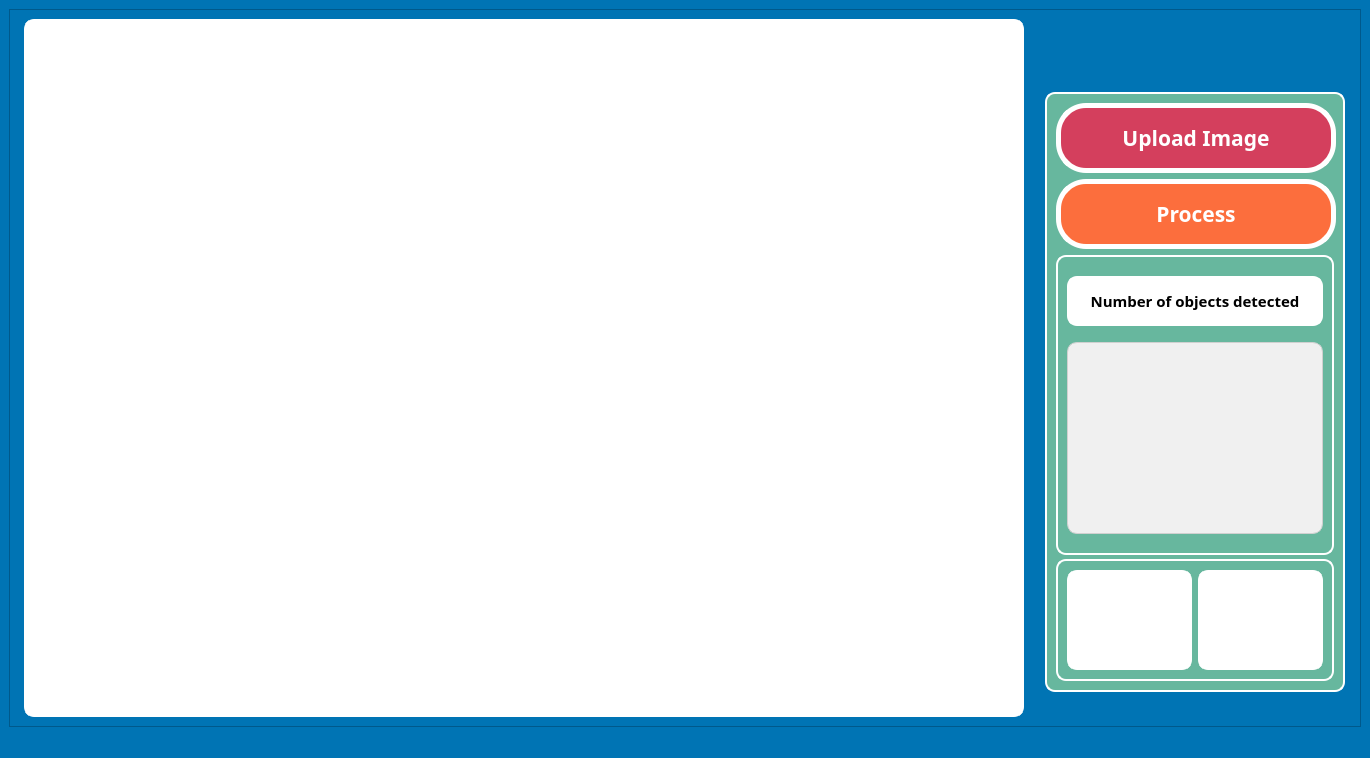
<?xml version="1.0" encoding="UTF-8"?>
<ui version="4.0">
 <class>MainWindow</class>
 <widget class="QMainWindow" name="MainWindow">
  <property name="geometry">
   <rect>
    <x>0</x>
    <y>0</y>
    <width>1370</width>
    <height>756</height>
   </rect>
  </property>
  <property name="windowTitle">
   <string>MainWindow</string>
  </property>
  <property name="styleSheet">
   <string notr="true">background-color: #0074b4;</string>
  </property>
  <widget class="QWidget" name="centralwidget">
   <layout class="QHBoxLayout" name="horizontalLayout_4">
    <item>
     <widget class="QFrame" name="frame_5">
      <property name="frameShape">
       <enum>QFrame::StyledPanel</enum>
      </property>
      <property name="frameShadow">
       <enum>QFrame::Raised</enum>
      </property>
      <layout class="QHBoxLayout" name="horizontalLayout">
       <item>
        <widget class="QFrame" name="frame">
         <property name="minimumSize">
          <size>
           <width>1000</width>
           <height>698</height>
          </size>
         </property>
         <property name="maximumSize">
          <size>
           <width>698</width>
           <height>698</height>
          </size>
         </property>
         <property name="styleSheet">
          <string notr="true">background-color: #ffffff;
border:5px solid #fff;
border-radius:10px;</string>
         </property>
         <property name="frameShape">
          <enum>QFrame::StyledPanel</enum>
         </property>
         <property name="frameShadow">
          <enum>QFrame::Raised</enum>
         </property>
         <layout class="QHBoxLayout" name="horizontalLayout_3">
          <item>
           <widget class="QLabel" name="image">
            <property name="text">
             <string/>
            </property>
           </widget>
          </item>
         </layout>
        </widget>
       </item>
       <item>
        <spacer name="horizontalSpacer">
         <property name="orientation">
          <enum>Qt::Horizontal</enum>
         </property>
         <property name="sizeType">
          <enum>QSizePolicy::Fixed</enum>
         </property>
         <property name="sizeHint" stdset="0">
          <size>
           <width>10</width>
           <height>20</height>
          </size>
         </property>
        </spacer>
       </item>
       <item>
        <widget class="QFrame" name="frame_2">
         <property name="minimumSize">
          <size>
           <width>300</width>
           <height>600</height>
          </size>
         </property>
         <property name="maximumSize">
          <size>
           <width>250</width>
           <height>551</height>
          </size>
         </property>
         <property name="styleSheet">
          <string notr="true">background-color: rgb(103, 183, 158);
border:2px solid #fff;
border-radius:10px;</string>
         </property>
         <property name="frameShape">
          <enum>QFrame::StyledPanel</enum>
         </property>
         <property name="frameShadow">
          <enum>QFrame::Raised</enum>
         </property>
         <layout class="QVBoxLayout" name="verticalLayout">
          <item>
           <widget class="QPushButton" name="bt_upload">
            <property name="minimumSize">
             <size>
              <width>280</width>
              <height>70</height>
             </size>
            </property>
            <property name="maximumSize">
             <size>
              <width>280</width>
              <height>70</height>
             </size>
            </property>
            <property name="font">
             <font>
              <family>Rockwell Extra Bold</family>
              <pointsize>16</pointsize>
              <weight>75</weight>
              <bold>true</bold>
             </font>
            </property>
            <property name="styleSheet">
             <string notr="true">border: 5px solid #fff;
border-radius: 30px;
background-color: #d43f5d;
color:#fff;</string>
            </property>
            <property name="text">
             <string>Upload Image</string>
            </property>
           </widget>
          </item>
          <item>
           <widget class="QPushButton" name="bt_process">
            <property name="minimumSize">
             <size>
              <width>280</width>
              <height>70</height>
             </size>
            </property>
            <property name="maximumSize">
             <size>
              <width>241</width>
              <height>70</height>
             </size>
            </property>
            <property name="font">
             <font>
              <family>Rockwell Extra Bold</family>
              <pointsize>16</pointsize>
              <weight>75</weight>
              <bold>true</bold>
             </font>
            </property>
            <property name="styleSheet">
             <string notr="true">border: 5px solid #fff;
border-radius: 30px;
background-color: #fc6e3d;
color:#fff;
</string>
            </property>
            <property name="text">
             <string>Process</string>
            </property>
           </widget>
          </item>
          <item>
           <widget class="QFrame" name="frame_4">
            <property name="minimumSize">
             <size>
              <width>0</width>
              <height>300</height>
             </size>
            </property>
            <property name="frameShape">
             <enum>QFrame::StyledPanel</enum>
            </property>
            <property name="frameShadow">
             <enum>QFrame::Raised</enum>
            </property>
            <layout class="QVBoxLayout" name="verticalLayout_2">
             <item>
              <widget class="QLabel" name="label_6">
               <property name="minimumSize">
                <size>
                 <width>0</width>
                 <height>50</height>
                </size>
               </property>
               <property name="maximumSize">
                <size>
                 <width>16777215</width>
                 <height>50</height>
                </size>
               </property>
               <property name="font">
                <font>
                 <family>Rockwell Extra Bold</family>
                 <pointsize>11</pointsize>
                 <weight>75</weight>
                 <bold>true</bold>
                </font>
               </property>
               <property name="styleSheet">
                <string notr="true">background-color: rgb(255, 255, 255);</string>
               </property>
               <property name="text">
                <string>Number of objects detected</string>
               </property>
               <property name="alignment">
                <set>Qt::AlignCenter</set>
               </property>
              </widget>
             </item>
             <item>
              <widget class="QTableView" name="info_table">
               <property name="sizePolicy">
                <sizepolicy hsizetype="Maximum" vsizetype="Maximum">
                 <horstretch>0</horstretch>
                 <verstretch>0</verstretch>
                </sizepolicy>
               </property>
               <property name="styleSheet">
                <string notr="true">QTableView {
                background-color: #f0f0f0;
                alternate-background-color: #e0e0e0;
                selection-background-color: #a0a0a0;
                selection-color: #ffffff;
                border: 1px solid #d0d0d0;
            }</string>
               </property>
               <property name="sizeAdjustPolicy">
                <enum>QAbstractScrollArea::AdjustIgnored</enum>
               </property>
               <attribute name="horizontalHeaderCascadingSectionResizes">
                <bool>true</bool>
               </attribute>
               <attribute name="horizontalHeaderStretchLastSection">
                <bool>true</bool>
               </attribute>
               <attribute name="verticalHeaderStretchLastSection">
                <bool>true</bool>
               </attribute>
              </widget>
             </item>
            </layout>
           </widget>
          </item>
          <item>
           <widget class="QFrame" name="frame_3">
            <property name="frameShape">
             <enum>QFrame::StyledPanel</enum>
            </property>
            <property name="frameShadow">
             <enum>QFrame::Raised</enum>
            </property>
            <layout class="QHBoxLayout" name="horizontalLayout_2">
             <item>
              <widget class="QPushButton" name="bt_left">
               <property name="minimumSize">
                <size>
                 <width>100</width>
                 <height>100</height>
                </size>
               </property>
               <property name="styleSheet">
                <string notr="true">background-color: #ffffff;
border:5px solid #fff;
border-radius:10px;</string>
               </property>
               <property name="text">
                <string/>
               </property>
               <property name="icon">
                <iconset>
                 <normaloff>icons/left.png</normaloff>icons/left.png</iconset>
               </property>
               <property name="iconSize">
                <size>
                 <width>60</width>
                 <height>60</height>
                </size>
               </property>
              </widget>
             </item>
             <item>
              <widget class="QPushButton" name="bt_right">
               <property name="minimumSize">
                <size>
                 <width>100</width>
                 <height>100</height>
                </size>
               </property>
               <property name="styleSheet">
                <string notr="true">background-color: #ffffff;
border:5px solid #fff;
border-radius:10px;</string>
               </property>
               <property name="text">
                <string/>
               </property>
               <property name="icon">
                <iconset>
                 <normaloff>icons/right.png</normaloff>icons/right.png</iconset>
               </property>
               <property name="iconSize">
                <size>
                 <width>60</width>
                 <height>60</height>
                </size>
               </property>
              </widget>
             </item>
            </layout>
           </widget>
          </item>
         </layout>
        </widget>
       </item>
      </layout>
     </widget>
    </item>
   </layout>
  </widget>
  <widget class="QStatusBar" name="statusbar"/>
  <action name="actionSubir_Archivo">
   <property name="text">
    <string>Subir Archivo</string>
   </property>
  </action>
 </widget>
 <resources/>
 <connections/>
</ui>
